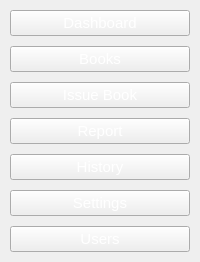
        <widget class="QFrame" name="main_tabs">
         <layout class="QVBoxLayout" name="tab_btns_layout">
          <property name="spacing">
           <number>10</number>
          </property>
          <property name="leftMargin">
           <number>10</number>
          </property>
          <property name="topMargin">
           <number>10</number>
          </property>
          <property name="rightMargin">
           <number>10</number>
          </property>
          <property name="bottomMargin">
           <number>10</number>
          </property>
          <item>
           <widget class="QPushButton" name="dashboard_btn">
            <property name="palette">
             <palette>
              <active>
               <colorrole role="ButtonText">
                <brush brushstyle="SolidPattern">
                 <color alpha="255">
                  <red>255</red>
                  <green>255</green>
                  <blue>255</blue>
                 </color>
                </brush>
               </colorrole>
              </active>
              <inactive>
               <colorrole role="ButtonText">
                <brush brushstyle="SolidPattern">
                 <color alpha="255">
                  <red>255</red>
                  <green>255</green>
                  <blue>255</blue>
                 </color>
                </brush>
               </colorrole>
              </inactive>
              <disabled>
               <colorrole role="ButtonText">
                <brush brushstyle="SolidPattern">
                 <color alpha="255">
                  <red>120</red>
                  <green>120</green>
                  <blue>120</blue>
                 </color>
                </brush>
               </colorrole>
              </disabled>
             </palette>
            </property>
            <property name="font">
             <font>
              <pointsize>11</pointsize>
              <weight>50</weight>
              <italic>false</italic>
              <bold>false</bold>
              <strikeout>false</strikeout>
              <kerning>true</kerning>
             </font>
            </property>
            <property name="styleSheet">
             <string notr="true"/>
            </property>
            <property name="text">
             <string>Dashboard</string>
            </property>
            <property name="icon">
             <iconset resource="icons.qrc">
              <normaloff>:/icons/icons/dashboard.png</normaloff>:/icons/icons/dashboard.png</iconset>
            </property>
            <property name="iconSize">
             <size>
              <width>50</width>
              <height>50</height>
             </size>
            </property>
           </widget>
          </item>
          <item>
           <widget class="QPushButton" name="books_btn">
            <property name="palette">
             <palette>
              <active>
               <colorrole role="ButtonText">
                <brush brushstyle="SolidPattern">
                 <color alpha="255">
                  <red>255</red>
                  <green>255</green>
                  <blue>255</blue>
                 </color>
                </brush>
               </colorrole>
              </active>
              <inactive>
               <colorrole role="ButtonText">
                <brush brushstyle="SolidPattern">
                 <color alpha="255">
                  <red>255</red>
                  <green>255</green>
                  <blue>255</blue>
                 </color>
                </brush>
               </colorrole>
              </inactive>
              <disabled>
               <colorrole role="ButtonText">
                <brush brushstyle="SolidPattern">
                 <color alpha="255">
                  <red>120</red>
                  <green>120</green>
                  <blue>120</blue>
                 </color>
                </brush>
               </colorrole>
              </disabled>
             </palette>
            </property>
            <property name="font">
             <font>
              <pointsize>11</pointsize>
              <weight>50</weight>
              <italic>false</italic>
              <bold>false</bold>
              <strikeout>false</strikeout>
              <kerning>true</kerning>
             </font>
            </property>
            <property name="styleSheet">
             <string notr="true"/>
            </property>
            <property name="text">
             <string>Books</string>
            </property>
            <property name="icon">
             <iconset resource="icons.qrc">
              <normaloff>:/icons/icons/books.png</normaloff>:/icons/icons/books.png</iconset>
            </property>
            <property name="iconSize">
             <size>
              <width>50</width>
              <height>50</height>
             </size>
            </property>
           </widget>
          </item>
          <item>
           <widget class="QPushButton" name="issue_book_btn">
            <property name="palette">
             <palette>
              <active>
               <colorrole role="ButtonText">
                <brush brushstyle="SolidPattern">
                 <color alpha="255">
                  <red>255</red>
                  <green>255</green>
                  <blue>255</blue>
                 </color>
                </brush>
               </colorrole>
              </active>
              <inactive>
               <colorrole role="ButtonText">
                <brush brushstyle="SolidPattern">
                 <color alpha="255">
                  <red>255</red>
                  <green>255</green>
                  <blue>255</blue>
                 </color>
                </brush>
               </colorrole>
              </inactive>
              <disabled>
               <colorrole role="ButtonText">
                <brush brushstyle="SolidPattern">
                 <color alpha="255">
                  <red>120</red>
                  <green>120</green>
                  <blue>120</blue>
                 </color>
                </brush>
               </colorrole>
              </disabled>
             </palette>
            </property>
            <property name="font">
             <font>
              <pointsize>11</pointsize>
              <weight>50</weight>
              <italic>false</italic>
              <bold>false</bold>
              <strikeout>false</strikeout>
              <kerning>true</kerning>
             </font>
            </property>
            <property name="styleSheet">
             <string notr="true"/>
            </property>
            <property name="text">
             <string>Issue Book</string>
            </property>
            <property name="icon">
             <iconset resource="icons.qrc">
              <normaloff>:/icons/icons/today.png</normaloff>:/icons/icons/today.png</iconset>
            </property>
            <property name="iconSize">
             <size>
              <width>50</width>
              <height>50</height>
             </size>
            </property>
           </widget>
          </item>
          <item>
           <widget class="QPushButton" name="report_btn">
            <property name="palette">
             <palette>
              <active>
               <colorrole role="ButtonText">
                <brush brushstyle="SolidPattern">
                 <color alpha="255">
                  <red>255</red>
                  <green>255</green>
                  <blue>255</blue>
                 </color>
                </brush>
               </colorrole>
              </active>
              <inactive>
               <colorrole role="ButtonText">
                <brush brushstyle="SolidPattern">
                 <color alpha="255">
                  <red>255</red>
                  <green>255</green>
                  <blue>255</blue>
                 </color>
                </brush>
               </colorrole>
              </inactive>
              <disabled>
               <colorrole role="ButtonText">
                <brush brushstyle="SolidPattern">
                 <color alpha="255">
                  <red>120</red>
                  <green>120</green>
                  <blue>120</blue>
                 </color>
                </brush>
               </colorrole>
              </disabled>
             </palette>
            </property>
            <property name="font">
             <font>
              <pointsize>11</pointsize>
              <weight>50</weight>
              <italic>false</italic>
              <bold>false</bold>
              <strikeout>false</strikeout>
              <kerning>true</kerning>
             </font>
            </property>
            <property name="styleSheet">
             <string notr="true"/>
            </property>
            <property name="text">
             <string>Report</string>
            </property>
            <property name="icon">
             <iconset resource="icons.qrc">
              <normaloff>:/icons/icons/reports.png</normaloff>:/icons/icons/reports.png</iconset>
            </property>
            <property name="iconSize">
             <size>
              <width>50</width>
              <height>50</height>
             </size>
            </property>
            <property name="checkable">
             <bool>false</bool>
            </property>
           </widget>
          </item>
          <item>
           <widget class="QPushButton" name="history_btn">
            <property name="palette">
             <palette>
              <active>
               <colorrole role="ButtonText">
                <brush brushstyle="SolidPattern">
                 <color alpha="255">
                  <red>255</red>
                  <green>255</green>
                  <blue>255</blue>
                 </color>
                </brush>
               </colorrole>
              </active>
              <inactive>
               <colorrole role="ButtonText">
                <brush brushstyle="SolidPattern">
                 <color alpha="255">
                  <red>255</red>
                  <green>255</green>
                  <blue>255</blue>
                 </color>
                </brush>
               </colorrole>
              </inactive>
              <disabled>
               <colorrole role="ButtonText">
                <brush brushstyle="SolidPattern">
                 <color alpha="255">
                  <red>120</red>
                  <green>120</green>
                  <blue>120</blue>
                 </color>
                </brush>
               </colorrole>
              </disabled>
             </palette>
            </property>
            <property name="font">
             <font>
              <pointsize>11</pointsize>
              <weight>50</weight>
              <italic>false</italic>
              <bold>false</bold>
              <strikeout>false</strikeout>
              <kerning>true</kerning>
             </font>
            </property>
            <property name="styleSheet">
             <string notr="true"/>
            </property>
            <property name="text">
             <string>History</string>
            </property>
            <property name="icon">
             <iconset resource="icons.qrc">
              <normaloff>:/icons/icons/history.png</normaloff>:/icons/icons/history.png</iconset>
            </property>
            <property name="iconSize">
             <size>
              <width>50</width>
              <height>50</height>
             </size>
            </property>
           </widget>
          </item>
          <item>
           <widget class="QPushButton" name="settings_btn">
            <property name="palette">
             <palette>
              <active>
               <colorrole role="ButtonText">
                <brush brushstyle="SolidPattern">
                 <color alpha="255">
                  <red>255</red>
                  <green>255</green>
                  <blue>255</blue>
                 </color>
                </brush>
               </colorrole>
              </active>
              <inactive>
               <colorrole role="ButtonText">
                <brush brushstyle="SolidPattern">
                 <color alpha="255">
                  <red>255</red>
                  <green>255</green>
                  <blue>255</blue>
                 </color>
                </brush>
               </colorrole>
              </inactive>
              <disabled>
               <colorrole role="ButtonText">
                <brush brushstyle="SolidPattern">
                 <color alpha="255">
                  <red>120</red>
                  <green>120</green>
                  <blue>120</blue>
                 </color>
                </brush>
               </colorrole>
              </disabled>
             </palette>
            </property>
            <property name="font">
             <font>
              <pointsize>11</pointsize>
              <weight>50</weight>
              <italic>false</italic>
              <bold>false</bold>
              <strikeout>false</strikeout>
              <kerning>true</kerning>
             </font>
            </property>
            <property name="styleSheet">
             <string notr="true"/>
            </property>
            <property name="text">
             <string>Settings</string>
            </property>
            <property name="icon">
             <iconset resource="icons.qrc">
              <normaloff>:/icons/icons/settings.png</normaloff>:/icons/icons/settings.png</iconset>
            </property>
            <property name="iconSize">
             <size>
              <width>50</width>
              <height>50</height>
             </size>
            </property>
           </widget>
          </item>
          <item>
           <widget class="QPushButton" name="users_btn">
            <property name="palette">
             <palette>
              <active>
               <colorrole role="ButtonText">
                <brush brushstyle="SolidPattern">
                 <color alpha="255">
                  <red>255</red>
                  <green>255</green>
                  <blue>255</blue>
                 </color>
                </brush>
               </colorrole>
              </active>
              <inactive>
               <colorrole role="ButtonText">
                <brush brushstyle="SolidPattern">
                 <color alpha="255">
                  <red>255</red>
                  <green>255</green>
                  <blue>255</blue>
                 </color>
                </brush>
               </colorrole>
              </inactive>
              <disabled>
               <colorrole role="ButtonText">
                <brush brushstyle="SolidPattern">
                 <color alpha="255">
                  <red>120</red>
                  <green>120</green>
                  <blue>120</blue>
                 </color>
                </brush>
               </colorrole>
              </disabled>
             </palette>
            </property>
            <property name="font">
             <font>
              <pointsize>11</pointsize>
              <weight>50</weight>
              <italic>false</italic>
              <bold>false</bold>
              <strikeout>false</strikeout>
              <kerning>true</kerning>
             </font>
            </property>
            <property name="styleSheet">
             <string notr="true"/>
            </property>
            <property name="text">
             <string>Users</string>
            </property>
            <property name="icon">
             <iconset resource="icons.qrc">
              <normaloff>:/icons/icons/person.png</normaloff>:/icons/icons/person.png</iconset>
            </property>
            <property name="iconSize">
             <size>
              <width>50</width>
              <height>50</height>
             </size>
            </property>
           </widget>
          </item>
         </layout>
        </widget>
